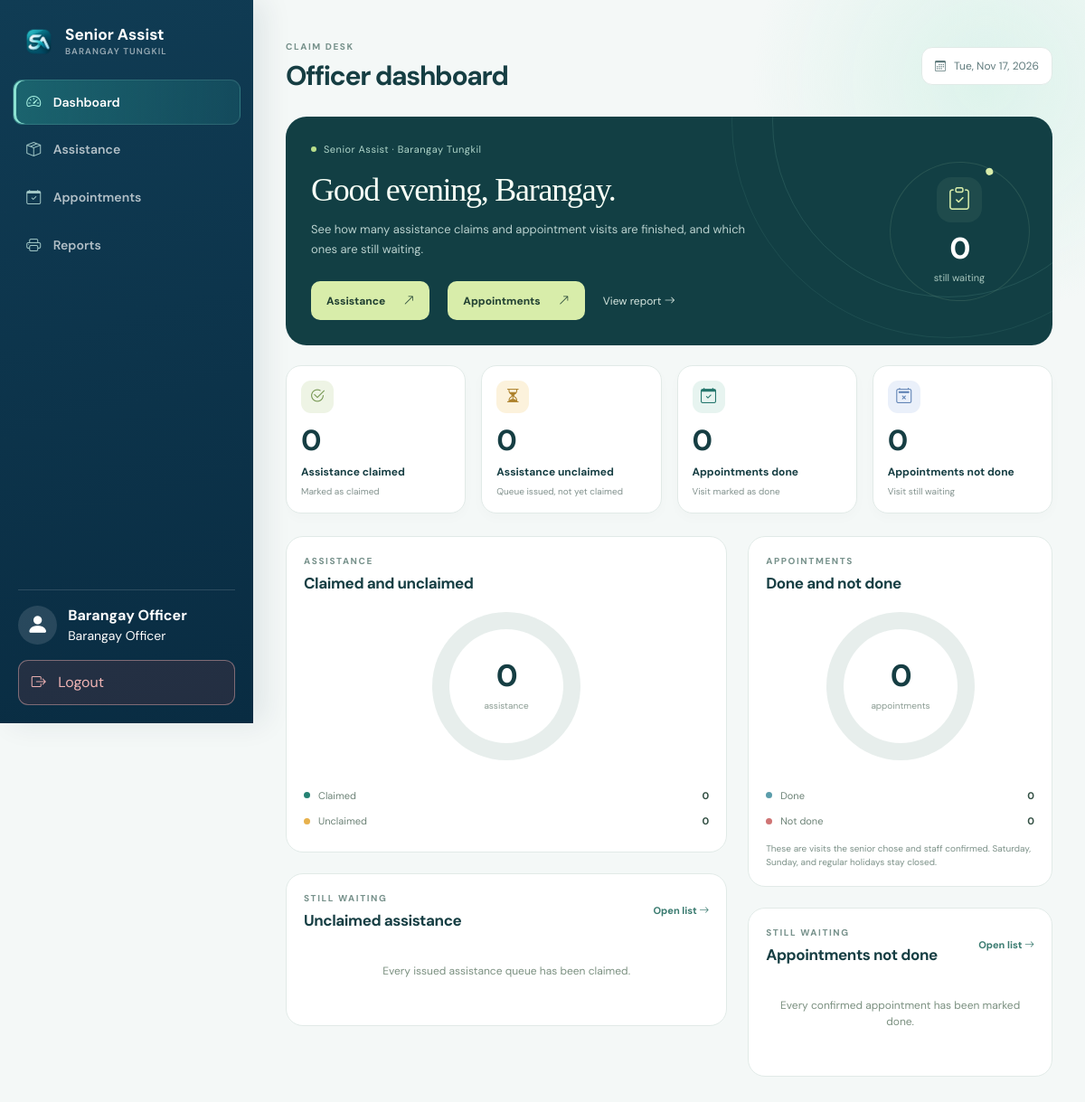
Page /officer/dashboard.php (signed in) on the committed database.
### tables this page shows
CREATE TABLE IF NOT EXISTS users (
  user_id INT AUTO_INCREMENT PRIMARY KEY,
  role_id INT NOT NULL,
  full_name VARCHAR(150) NOT NULL,
  email VARCHAR(150) NOT NULL UNIQUE,
  phone_number VARCHAR(30) NOT NULL,
  profile_photo VARCHAR(255) NULL,
  password_hash VARCHAR(255) NOT NULL,
  status ENUM('Pending','Active','Inactive','Rejected') NOT NULL DEFAULT 'Pending',
  created_at TIMESTAMP DEFAULT CURRENT_TIMESTAMP,
  updated_at TIMESTAMP DEFAULT CURRENT_TIMESTAMP ON UPDATE CURRENT_TIMESTAMP,
  INDEX idx_users_role_status (role_id, status),
  CONSTRAINT fk_users_role FOREIGN KEY (role_id) REFERENCES roles(role_id)
);

CREATE TABLE IF NOT EXISTS roles (
  role_id INT AUTO_INCREMENT PRIMARY KEY,
  role_name VARCHAR(50) NOT NULL UNIQUE
);

### officer/dashboard.php (called while the page is built)
<?php
require_once __DIR__ . '/../modules/officer_overview.php';
render_officer_home();

### includes/functions.php (called while the page is built, shortened)
<?php
require_once __DIR__ . '/../config/database.php';
function e(?string $value): string
{
    return htmlspecialchars((string) $value, ENT_QUOTES, 'UTF-8');
}
function current_user(): ?array
{
    $stmt = db()->prepare('SELECT u.*, r.role_name FROM users u JOIN roles r ON r.role_id = u.role_id WHERE u.user_id = ?');
    $stmt->execute([$_SESSION['user_id']]);
    return $stmt->fetch() ?: null;
}
function require_login(): array
{
    $user = current_user();
    return $user;
}
function require_role(array $roles): array
{
    $user = require_login();
    return $user;
}
function profile_photo_storage_path(?string $storedPath): ?string
{
    if ($storedPath === null || preg_match('#^profiles/[a-f0-9]{32}\.(?:jpg|png|webp)$#', $storedPath) !== 1) {
        return null;
    }
    $path = UPLOAD_DIR . DIRECTORY_SEPARATOR . str_replace('/', DIRECTORY_SEPARATOR, $storedPath);
    return is_file($path) ? $path : null;
}
require_once __DIR__ . '/workflows.php';

### config/database.php (called while the page is built, shortened)
<?php
function db(): PDO
{
    static $pdo = null;
    if ($pdo instanceof PDO) {
        return $pdo;
    }
    $dsn = 'mysql:host=' . DB_HOST . ';dbname=' . DB_NAME . ';charset=utf8mb4';
    $pdo = new PDO($dsn, DB_USER, DB_PASS, [
        PDO::ATTR_ERRMODE => PDO::ERRMODE_EXCEPTION,
        PDO::ATTR_DEFAULT_FETCH_MODE => PDO::FETCH_ASSOC,
        PDO::ATTR_EMULATE_PREPARES => false,
    ]);
    return $pdo;
}

### modules/officer_overview.php (the view, shortened to what this page needs)
<?php
require_once __DIR__ . '/../includes/functions.php';
function officer_queue_counts(): array
{
    $counts = [
        'Release' => ['claimed' => 0, 'unclaimed' => 0],
        'Appointment' => ['claimed' => 0, 'unclaimed' => 0],
    ];
    foreach (db()->query("SELECT queue_type, SUM(claimed_at IS NOT NULL) AS claimed, SUM(claimed_at IS NULL) AS unclaimed FROM claim_queues GROUP BY queue_type") as $row) {
        $type = (string) $row['queue_type'];
        if (!isset($counts[$type])) {
            continue;
        }
        $counts[$type] = ['claimed' => (int) $row['claimed'], 'unclaimed' => (int) $row['unclaimed']];
    }
    return $counts;
}
function officer_ring_style(int $done, int $waiting, string $doneColor, string $waitingColor): string
{
    $total = $done + $waiting;
    if ($total === 0) {
        return '#e7eeec';
    }
    $end = round($done / $total * 100, 2);
    return 'conic-gradient(' . $doneColor . ' 0% ' . $end . '%, ' . $waitingColor . ' ' . $end . '% 100%)';
}
function officer_open_queues(string $type): array
{
    $query = db()->prepare("SELECT q.queue_number, q.queue_date, q.queue_type, u.full_name, ar.request_type, ar.description, ar.schedule_date, ar.schedule_end
        FROM claim_queues q
        JOIN assistance_requests ar ON ar.request_id = q.request_id
        JOIN senior_citizens s ON s.senior_id = ar.senior_id
        JOIN users u ON u.user_id = s.user_id
        WHERE q.queue_type = ? AND q.claimed_at IS NULL
        ORDER BY q.queue_date, q.queue_number
        LIMIT 4");
    $query->execute([$type]);
    return $query->fetchAll();
}
function render_officer_home(): void
{
    $officer = require_role(['Barangay Officer']);
    $counts = officer_queue_counts();
    $assistance = $counts['Release'];
    $appointments = $counts['Appointment'];
    $assistanceTotal = $assistance['claimed'] + $assistance['unclaimed'];
    $appointmentTotal = $appointments['claimed'] + $appointments['unclaimed'];
    $openAssistance = officer_open_queues('Release');
    $openAppointments = officer_open_queues('Appointment');
    $firstName = explode(' ', trim($officer['full_name']))[0];
    $greeting = (int) date('G') < 12 ? 'Good morning' : ((int) date('G') < 18 ? 'Good afternoon' : 'Good evening');
    require __DIR__ . '/../includes/header.php';
    require __DIR__ . '/../includes/sidebar.php';
    ?>
<link rel="stylesheet" href="<?= BASE_URL ?>/assets/css/dashboard.css?v=20261115a">
<div class="dashboard">
<header class="dash-heading">
    <div><p class="dash-eyebrow">CLAIM DESK</p><h1>Officer dashboard</h1></div>
    <span class="dash-date"><i class="bi bi-calendar3" aria-hidden="true"></i> <?= e(date('D, M j, Y')) ?></span>
</header>
<section class="dash-welcome">
    <div class="welcome-copy">
        <span class="welcome-label"><span class="welcome-dot"></span> Senior Assist · Barangay Tungkil</span>
        <h2><?= e($greeting) ?>, <?= e($firstName) ?>.</h2>
        <p>See how many assistance claims and appointment visits are finished, and which ones are still waiting.</p>
        <div class="welcome-actions">
            <a class="dash-button light" href="<?= BASE_URL ?>/officer/assistance.php">Assistance <i class="bi bi-arrow-up-right" aria-hidden="true"></i></a>
            <a class="dash-button light" href="<?= BASE_URL ?>/officer/appointments.php">Appointments <i class="bi bi-arrow-up-right" aria-hidden="true"></i></a>
            <a class="welcome-secondary" href="<?= BASE_URL ?>/officer/reports.php">View report <i class="bi bi-arrow-right" aria-hidden="true"></i></a>
        </div>
    </div>
    <div class="welcome-summary">
        <span class="summary-orbit" aria-hidden="true"></span>
        <div class="summary-symbol"><i class="bi bi-clipboard-check" aria-hidden="true"></i></div>
        <span class="summary-number"><?= number_format($assistance['unclaimed'] + $appointments['unclaimed']) ?></span>
        <span class="summary-caption">still waiting</span>
    </div>
</section>
<div class="dash-metrics">
    <a class="dash-metric" href="<?= BASE_URL ?>/officer/assistance.php"><div class="metric-top"><span class="metric-icon green"><i class="bi bi-check2-circle" aria-hidden="true"></i></span></div><strong><?= number_format($assistance['claimed']) ?></strong><span class="metric-name">Assistance claimed</span><small>Marked as claimed</small></a>
    <a class="dash-metric" href="<?= BASE_URL ?>/officer/assistance.php"><div class="metric-top"><span class="metric-icon amber"><i class="bi bi-hourglass-split" aria-hidden="true"></i></span></div><strong><?= number_format($assistance['unclaimed']) ?></strong><span class="metric-name">Assistance unclaimed</span><small>Queue issued, not yet claimed</small></a>
    <a class="dash-metric" href="<?= BASE_URL ?>/officer/appointments.php"><div class="metric-top"><span class="metric-icon teal"><i class="bi bi-calendar-check" aria-hidden="true"></i></span></div><strong><?= number_format($appointments['claimed']) ?></strong><span class="metric-name">Appointments done</span><small>Visit marked as done</small></a>
    <a class="dash-metric" href="<?= BASE_URL ?>/officer/appointments.php"><div class="metric-top"><span class="metric-icon blue"><i class="bi bi-calendar2-x" aria-hidden="true"></i></span></div><strong><?= number_format($appointments['unclaimed']) ?></strong><span class="metric-name">Appointments not done</span><small>Visit still waiting</small></a>
</div>
<div class="dash-columns">
<div class="dash-primary">
<section class="dash-card">
<div class="dash-card-heading"><div><p class="dash-eyebrow">ASSISTANCE</p><h2>Claimed and unclaimed</h2></div></div>
<div class="status-ring" style="background:<?= e(officer_ring_style($assistance['claimed'], $assistance['unclaimed'], '#258273', '#e7b14c')) ?>" role="img" aria-label="<?= $assistanceTotal ?> assistance queues; <?= $assistance['claimed'] ?> claimed and <?= $assistance['unclaimed'] ?> unclaimed"><div><strong><?= $assistanceTotal ?></strong><span>assistance</span></div></div>
<div class="status-legend"><div><span class="legend-dot" style="background:#258273"></span><span>Claimed</span><strong><?= $assistance['claimed'] ?></strong></div><div><span class="legend-dot" style="background:#e7b14c"></span><span>Unclaimed</span><strong><?= $assistance['unclaimed'] ?></strong></div></div>
</section>
<section class="dash-card">
<div class="dash-card-heading"><div><p class="dash-eyebrow">STILL WAITING</p><h2>Unclaimed assistance</h2></div><a class="dash-text-link" href="<?= BASE_URL ?>/officer/assistance.php">Open list <i class="bi bi-arrow-right" aria-hidden="true"></i></a></div>
<?php if (!$openAssistance): ?><p class="dash-empty compact">Every issued assistance queue has been claimed.</p><?php endif; ?>
</section>
</div>
<aside class="dash-secondary">
<section class="dash-card">
<div class="dash-card-heading"><div><p class="dash-eyebrow">APPOINTMENTS</p><h2>Done and not done</h2></div></div>
<div class="status-ring" style="background:<?= e(officer_ring_style($appointments['claimed'], $appointments['unclaimed'], '#5b9dab', '#cf7474')) ?>" role="img" aria-label="<?= $appointmentTotal ?> appointment queues; <?= $appointments['claimed'] ?> done and <?= $appointments['unclaimed'] ?> not done"><div><strong><?= $appointmentTotal ?></strong><span>appointments</span></div></div>
<div class="status-legend"><div><span class="legend-dot" style="background:#5b9dab"></span><span>Done</span><strong><?= $appointments['claimed'] ?></strong></div><div><span class="legend-dot" style="background:#cf7474"></span><span>Not done</span><strong><?= $appointments['unclaimed'] ?></strong></div></div>
<p class="chart-caption">These are visits the senior chose and staff confirmed. Saturday, Sunday, and regular holidays stay closed.</p>
</section>
<section class="dash-card">
<div class="dash-card-heading"><div><p class="dash-eyebrow">STILL WAITING</p><h2>Appointments not done</h2></div><a class="dash-text-link" href="<?= BASE_URL ?>/officer/appointments.php">Open list <i class="bi bi-arrow-right" aria-hidden="true"></i></a></div>
<?php if (!$openAppointments): ?><p class="dash-empty compact">Every confirmed appointment has been marked done.</p><?php endif; ?>
</section>
</aside>
</div>
</div>
    <?php
    require __DIR__ . '/../includes/footer.php';
}
    ?>

### includes/sidebar.php (shortened to what this page needs)
<?php
$u = current_user();
$role = $u['role_name'] ?? '';
$currentPath = parse_url($_SERVER['REQUEST_URI'] ?? '', PHP_URL_PATH) ?: '';
$menus = [
    'Administrator' => [
        ['Dashboard', '/admin/dashboard.php', 'bi-speedometer2'],
        ['Users', '/admin/users.php', 'bi-people'],
        ['Seniors', '/admin/seniors.php', 'bi-person-hearts'],
        ['Requests', '/admin/requests.php', 'bi-clipboard2-pulse'],
        ['Released Assistance', '/admin/budget.php', 'bi-wallet2'],
        ['Announcements', '/admin/announcements.php', 'bi-broadcast'],
        ['Events', '/admin/events.php', 'bi-calendar-event'],
        ['Reports', '/admin/reports.php', 'bi-file-earmark-bar-graph'],
        ['Send SMS', '/admin/sms.php', 'bi-chat-dots'],
        ['SMS Logs', '/admin/sms_logs.php', 'bi-chat-left-text'],
        ['Audit Logs', '/admin/audit_logs.php', 'bi-shield-check']
    ],
    'Barangay Staff' => [
        ['Dashboard', '/staff/dashboard.php', 'bi-speedometer2'],
        ['Registrations', '/staff/registrations.php', 'bi-person-check'],
        ['Seniors', '/staff/seniors.php', 'bi-person-hearts'],
        ['Requests', '/staff/requests.php', 'bi-clipboard2-pulse'],
        ['Announcements', '/staff/announcements.php', 'bi-broadcast'],
        ['Events', '/staff/events.php', 'bi-calendar-event'],
        ['Send SMS', '/staff/sms.php', 'bi-chat-dots'],
        ['Reports', '/staff/reports.php', 'bi-printer']
    ],
    'Barangay Officer' => [
        ['Dashboard', '/officer/dashboard.php', 'bi-speedometer2'],
        ['Assistance', '/officer/assistance.php', 'bi-box-seam'],
        ['Appointments', '/officer/appointments.php', 'bi-calendar-check'],
        ['Reports', '/officer/reports.php', 'bi-printer'],
    ],
    'Senior Citizen' => [
        ['Dashboard', '/senior/dashboard.php', 'bi-speedometer2'],
        ['Assistance card', '/senior/id.php', 'bi-person-vcard'],
        ['My Assistance Requests', '/senior/requests.php', 'bi-clipboard-plus'],
        ['Announcements', '/senior/announcements.php', 'bi-broadcast'],
        ['Events', '/senior/events.php', 'bi-calendar-event']
    ],
];
?>
<div class="app-shell">
    <aside id="main-navigation" class="sidebar d-flex flex-column" aria-label="Main navigation">
        <div class="sidebar-title">
            <span class="sidebar-mark"><img src="<?= BASE_URL ?>/assets/images/seniorlogo.png" alt=""></span>
            <span>Senior Assist<small>Barangay Tungkil</small></span>
        </div>
        <?php foreach (($menus[$role] ?? []) as [$label, $href, $icon]): ?>
            <a
                href="<?= BASE_URL . $href ?>"
                class="sidebar-link<?= str_ends_with($currentPath, $href) ? ' active' : '' ?>"
            >
                <i class="bi <?= e($icon) ?>"></i>
                <span><?= translated_label($label) ?></span>
            </a>
        <?php endforeach; ?>
        <div class="mt-auto p-3">
            <hr>
            <?php
            $profilePage = match ($role) {
                'Administrator' => '/admin/profile.php',
                'Barangay Staff' => '/staff/profile.php',
                'Barangay Officer' => '/officer/profile.php',
                'Senior Citizen' => '/senior/profile.php',
                default => null,
            };
            $profilePhoto = $profilePage !== null ? profile_photo_storage_path($u['profile_photo'] ?? null) : null;
            $accountTag = $profilePage !== null ? 'a' : 'div';
            $accountHref = $profilePage !== null ? ' href="' . BASE_URL . $profilePage . '"' : '';
            ?>
            <<?= $accountTag ?> class="sidebar-account mb-3"<?= $accountHref ?>>
                <span class="sidebar-avatar">
                    <?php if ($profilePhoto !== null): ?>
                        <img src="<?= BASE_URL ?>/admin/profile_photo.php?v=<?= (int) filemtime($profilePhoto) ?>" alt="">
                    <?php else: ?>
                        <i class="bi bi-person-fill" aria-hidden="true"></i>
                    <?php endif; ?>
                </span>
                <span class="sidebar-identity">
                    <strong><?= e($u['full_name']) ?></strong>
                    <small><?= e($role) ?></small>
                </span>
            </<?= $accountTag ?>>
            <button
                type="button"
                class="sidebar-link sidebar-logout"
                data-bs-toggle="modal"
                data-bs-target="#logout-modal"
            >
                <i class="bi bi-box-arrow-right"></i>
                <?= translated_label('Logout') ?>
            </button>
        </div>
    </aside>
    <main class="content">

### rows in the picture
users: full_name "Barangay Officer", role.role_name "Barangay Officer", full_name "Barangay"

### other values in the picture
$text "Dashboard"
$text "Assistance"
$text "Appointments"
$text "Reports"
$text "Logout"
$assistance['unclaimed'] + $appointments['unclaimed'] "0"
$assistance['claimed'] "0"
$assistance['unclaimed'] "0"
$appointments['claimed'] "0"
$appointments['unclaimed'] "0"
$assistanceTotal "0"
$appointmentTotal "0"
